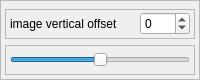
                          <widget class="QFrame" name="frame_6">
                           <property name="maximumSize">
                            <size>
                             <width>16777215</width>
                             <height>80</height>
                            </size>
                           </property>
                           <property name="frameShape">
                            <enum>QFrame::StyledPanel</enum>
                           </property>
                           <property name="frameShadow">
                            <enum>QFrame::Raised</enum>
                           </property>
                           <layout class="QVBoxLayout" name="verticalLayout_10">
                            <property name="leftMargin">
                             <number>4</number>
                            </property>
                            <property name="topMargin">
                             <number>8</number>
                            </property>
                            <property name="rightMargin">
                             <number>4</number>
                            </property>
                            <property name="bottomMargin">
                             <number>4</number>
                            </property>
                            <item>
                             <widget class="QFrame" name="frame_13">
                              <property name="minimumSize">
                               <size>
                                <width>0</width>
                                <height>0</height>
                               </size>
                              </property>
                              <property name="maximumSize">
                               <size>
                                <width>16777215</width>
                                <height>30</height>
                               </size>
                              </property>
                              <property name="frameShape">
                               <enum>QFrame::StyledPanel</enum>
                              </property>
                              <property name="frameShadow">
                               <enum>QFrame::Raised</enum>
                              </property>
                              <layout class="QHBoxLayout" name="horizontalLayout_15">
                               <property name="leftMargin">
                                <number>4</number>
                               </property>
                               <property name="topMargin">
                                <number>1</number>
                               </property>
                               <property name="rightMargin">
                                <number>4</number>
                               </property>
                               <property name="bottomMargin">
                                <number>1</number>
                               </property>
                               <item>
                                <widget class="QLabel" name="label_14">
                                 <property name="text">
                                  <string>image vertical offset</string>
                                 </property>
                                </widget>
                               </item>
                               <item>
                                <widget class="QSpinBox" name="imgVOffsetSpinbox">
                                 <property name="maximumSize">
                                  <size>
                                   <width>50</width>
                                   <height>16777215</height>
                                  </size>
                                 </property>
                                 <property name="minimum">
                                  <number>-100</number>
                                 </property>
                                 <property name="maximum">
                                  <number>100</number>
                                 </property>
                                </widget>
                               </item>
                              </layout>
                             </widget>
                            </item>
                            <item>
                             <widget class="QFrame" name="frame_14">
                              <property name="minimumSize">
                               <size>
                                <width>0</width>
                                <height>0</height>
                               </size>
                              </property>
                              <property name="maximumSize">
                               <size>
                                <width>16777215</width>
                                <height>30</height>
                               </size>
                              </property>
                              <property name="frameShape">
                               <enum>QFrame::StyledPanel</enum>
                              </property>
                              <property name="frameShadow">
                               <enum>QFrame::Raised</enum>
                              </property>
                              <layout class="QHBoxLayout" name="horizontalLayout_6">
                               <property name="leftMargin">
                                <number>4</number>
                               </property>
                               <property name="topMargin">
                                <number>1</number>
                               </property>
                               <property name="rightMargin">
                                <number>4</number>
                               </property>
                               <property name="bottomMargin">
                                <number>1</number>
                               </property>
                               <item>
                                <widget class="QSlider" name="imgVOfsetSlider">
                                 <property name="minimumSize">
                                  <size>
                                   <width>100</width>
                                   <height>0</height>
                                  </size>
                                 </property>
                                 <property name="minimum">
                                  <number>-100</number>
                                 </property>
                                 <property name="maximum">
                                  <number>100</number>
                                 </property>
                                 <property name="orientation">
                                  <enum>Qt::Horizontal</enum>
                                 </property>
                                </widget>
                               </item>
                              </layout>
                             </widget>
                            </item>
                           </layout>
                          </widget>
